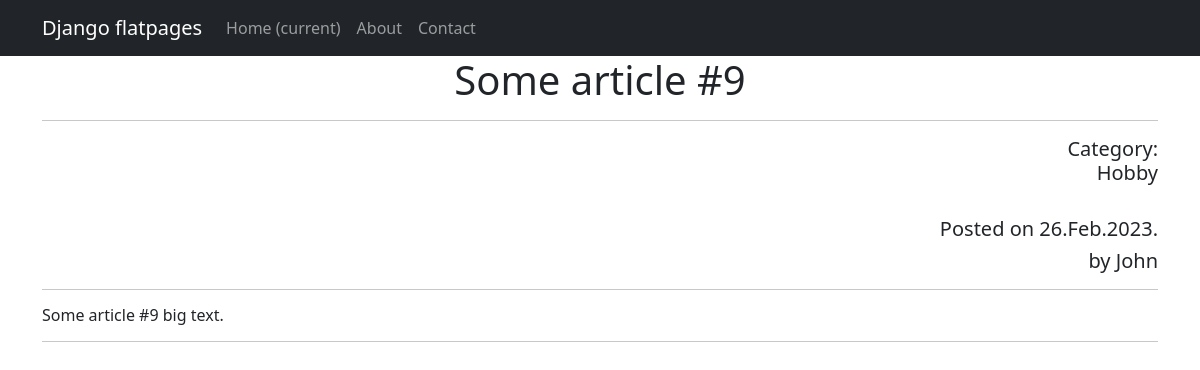
/posts/3/, run on the app's committed database.
### news/models.py (models this page shows, shortened)
class Post(models.Model):
    NEWS = 'NWS'
    ARTICLE = 'ART'
    CHOICES = [
        (NEWS, 'Новость'),
        (ARTICLE, 'Статья')
    ]
    author_of_post = models.ForeignKey(Author, on_delete=models.CASCADE)
    post_type = models.CharField(max_length=3, choices=CHOICES, default=ARTICLE)
    date_of_creation = models.DateTimeField(auto_now_add=True)
    post_category = models.ManyToManyField(Category, through='PostCategory')
    title = models.CharField(max_length=255)
    text = models.TextField()
    rating_of_post = models.IntegerField(default=0)
    def __str__(self) -> str:
        return f"{self.title}"

class Category(models.Model):
    name = models.CharField(max_length=255, unique=True)
    def __str__(self) -> str:
        return f"{self.name}"

class Author(models.Model):
    author_user = models.OneToOneField(User, on_delete=models.CASCADE)
    rating_of_author = models.IntegerField(default=0)
    def __str__(self) -> str:
        return f"{self.author_user}"

### news/views.py (the view)
# urls.py: path('posts/<int:pk>/', PostDetail.as_view(), name='post_detail'),
class PostDetail(DetailView):
    model = Post
    template_name = 'post.html'
    context_object_name = 'post'
    def get_context_data(self, **kwargs):
        context = super().get_context_data(**kwargs)
        pprint(context)
        return context

### news/templatetags/custom_filters.py (called while the page is built)
@register.filter
@stringfilter
def censor(text) -> str:
    bad_words = ['редиска', 'идиот', 'тыжпрограммист']
    for bad_word in bad_words:
        for word in text.split():
            if bad_word in word.lower():
                censored_template = str(word[0] + "*" * (len(bad_word) - 1) + word[(len(bad_word)):])
                text = text.replace(word, censored_template)
    return text

### news/templates/news/post.html (shortened to what this page needs)
{% extends 'news/default.html' %}
{% load custom_filters %}
{% block content %}
<h1> {{ post.title|censor }} </h1>
<hr>
<h5 align="right">
    {% if post.post_category.all|length == 0 %}
    No category
    {% elif post.post_category.all|length == 1 %}
    Category:
    <br>
    {{ post.post_category.get }}
    {% endif %}
</h5>
<br>
<h5 align="right"> Posted on {{ post.date_of_creation|date:'d.M.Y.' }}</h5>
<h5 align="right"> by {{ post.author_of_post }}</h5>
<hr>
<h6 align="left"> {{ post.text|censor }} </h6>
<hr>
{% endblock content %}

### data on the page
Post: title|censor "Some article #9", post_category.get "Hobby", date_of_creation "26.Feb.2023.", author_of_post "John", text|censor "Some article #9 big text."
